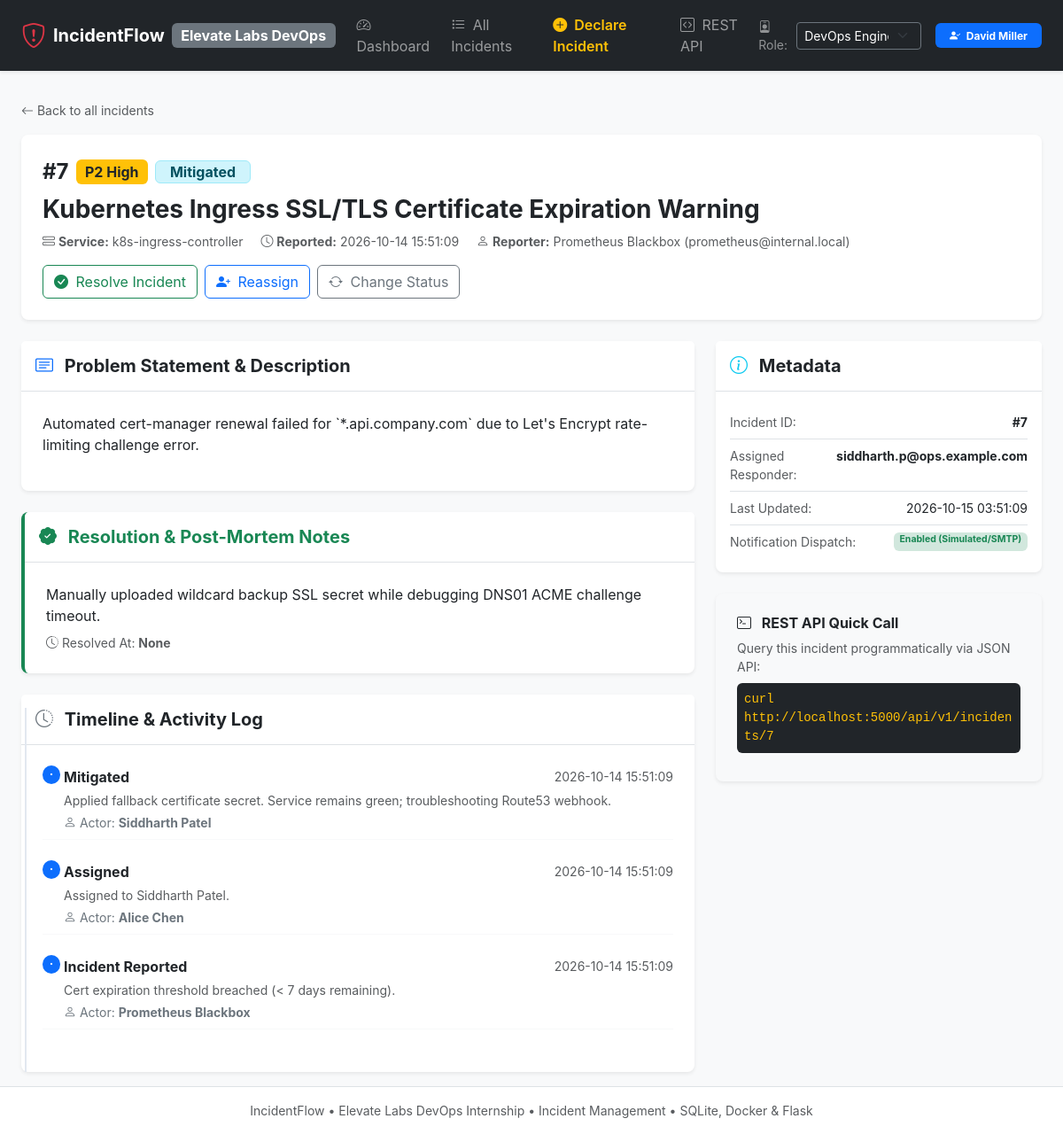
/incidents/7, run on the app's committed database.
### tables this page shows
CREATE TABLE users (
        id INTEGER PRIMARY KEY AUTOINCREMENT,
        name TEXT NOT NULL,
        email TEXT NOT NULL UNIQUE,
        role TEXT NOT NULL CHECK(role IN ('Admin', 'DevOps Engineer', 'SRE', 'Viewer')),
        created_at TEXT NOT NULL
    );

CREATE TABLE incidents (
        id INTEGER PRIMARY KEY AUTOINCREMENT,
        title TEXT NOT NULL,
        description TEXT NOT NULL,
        service TEXT NOT NULL,
        severity TEXT NOT NULL CHECK(severity IN ('P1 - Critical', 'P2 - High', 'P3 - Medium', 'P4 - Low')),
        status TEXT NOT NULL CHECK(status IN ('Open', 'Investigating', 'Mitigated', 'Resolved')),
        reporter_name TEXT NOT NULL,
        reporter_email TEXT NOT NULL,
        assigned_to TEXT,
        resolution_notes TEXT,
        created_at TEXT NOT NULL,
        updated_at TEXT NOT NULL,
        resolved_at TEXT
    );

CREATE TABLE incident_logs (
        id INTEGER PRIMARY KEY AUTOINCREMENT,
        incident_id INTEGER NOT NULL,
        action TEXT NOT NULL,
        actor TEXT NOT NULL,
        notes TEXT,
        timestamp TEXT NOT NULL,
        FOREIGN KEY(incident_id) REFERENCES incidents(id) ON DELETE CASCADE
    );

### app.py (the view)
@app.route("/incidents/<int:incident_id>")
def incident_detail_view(incident_id):
    conn = models.get_db_connection()
    incident = conn.execute("SELECT * FROM incidents WHERE id = ?", (incident_id,)).fetchone()
    if not incident:
        conn.close()
        flash(f"Incident #{incident_id} not found.", "danger")
        return redirect(url_for("incidents_view"))
    logs = conn.execute("SELECT * FROM incident_logs WHERE incident_id = ? ORDER BY id DESC", (incident_id,)).fetchall()
    users = conn.execute("SELECT * FROM users ORDER BY name ASC").fetchall()
    conn.close()
    return render_template("incident_detail.html", incident=incident, logs=logs, users=users)

### app.py (called while the page is built)
def get_current_user_role():
    return request.cookies.get("incident_user_role", "DevOps Engineer")

def get_current_user_name():
    return request.cookies.get("incident_user_name", "David Miller")

@app.context_processor
def inject_global_context():
    return {
        "current_role": get_current_user_role(),
        "current_user_name": get_current_user_name(),
        "app_version": "v1.0.0-elevatelabs"
    }

### models.py (called while the page is built)
def get_db_connection():
    conn = sqlite3.connect(DATABASE_NAME)
    conn.row_factory = sqlite3.Row
    conn.execute("PRAGMA foreign_keys = ON")
    return conn

### templates/incident_detail.html (shortened to what this page needs)
{% extends "base.html" %}
{% block content %}
<div class="mb-3">
    <a href="{{ url_for('incidents_view') }}" class="text-decoration-none text-muted small">
        <i class="bi bi-arrow-left"></i> Back to all incidents
    </a>
</div>
<div class="card border-0 shadow-sm rounded-3 mb-4">
    <div class="card-body p-4">
        <div class="d-flex flex-wrap justify-content-between align-items-start gap-3">
            <div>
                <div class="d-flex align-items-center gap-2 mb-2">
                    <span class="fs-4 fw-bold text-dark">#{{ incident.id }}</span>
                    {% if 'P1' in incident.severity %}
                        <span class="badge bg-danger fs-6">P1 Critical</span>
                    {% elif 'P2' in incident.severity %}
                        <span class="badge bg-warning text-dark fs-6">P2 High</span>
                    {% elif 'P3' in incident.severity %}
                        <span class="badge bg-info text-dark fs-6">P3 Medium</span>
                    {% else %}
                        <span class="badge bg-secondary fs-6">P4 Low</span>
                    {% endif %}
                    {% if incident.status == 'Open' %}
                        <span class="badge bg-danger-subtle text-danger border border-danger-subtle fs-6 px-3 py-1">Open</span>
                    {% elif incident.status == 'Investigating' %}
                        <span class="badge bg-warning-subtle text-warning-emphasis border border-warning-subtle fs-6 px-3 py-1">Investigating</span>
                    {% elif incident.status == 'Mitigated' %}
                        <span class="badge bg-info-subtle text-info-emphasis border border-info-subtle fs-6 px-3 py-1">Mitigated</span>
                    {% else %}
                        <span class="badge bg-success-subtle text-success border border-success-subtle fs-6 px-3 py-1">Resolved</span>
                    {% endif %}
                </div>
                <h3 class="fw-bold mb-2">{{ incident.title }}</h3>
                <div class="text-muted small">
                    <span class="me-3"><i class="bi bi-hdd-stack"></i> <strong>Service:</strong> {{ incident.service }}</span>
                    <span class="me-3"><i class="bi bi-clock"></i> <strong>Reported:</strong> {{ incident.created_at }}</span>
                    <span><i class="bi bi-person"></i> <strong>Reporter:</strong> {{ incident.reporter_name }} ({{ incident.reporter_email }})</span>
                </div>
            </div>
            <div class="d-flex gap-2">
                {% if incident.status != 'Resolved' %}
                    <button class="btn btn-outline-success" data-bs-toggle="modal" data-bs-target="#resolveModal">
                        <i class="bi bi-check-circle-fill me-1"></i> Resolve Incident
                    </button>
                {% endif %}
                <button class="btn btn-outline-primary" data-bs-toggle="modal" data-bs-target="#assignModal">
                    <i class="bi bi-person-plus-fill me-1"></i> Reassign
                </button>
                <button class="btn btn-outline-secondary" data-bs-toggle="modal" data-bs-target="#statusModal">
                    <i class="bi bi-arrow-repeat me-1"></i> Change Status
                </button>
            </div>
        </div>
    </div>
</div>
<div class="row g-4">
    <div class="col-lg-8">
        <div class="card border-0 shadow-sm rounded-3 mb-4">
            <div class="card-header bg-white py-3 border-bottom">
                <h5 class="mb-0 fw-bold"><i class="bi bi-card-text text-primary me-2"></i> Problem Statement & Description</h5>
            </div>
            <div class="card-body p-4">
                <p class="fs-6 text-dark" style="white-space: pre-line;">{{ incident.description }}</p>
            </div>
        </div>
        {% if incident.resolution_notes %}
        <div class="card border-0 shadow-sm rounded-3 border-start border-success border-4 mb-4 bg-white">
            <div class="card-header bg-white py-3 border-bottom">
                <h5 class="mb-0 fw-bold text-success"><i class="bi bi-patch-check-fill me-2"></i> Resolution & Post-Mortem Notes</h5>
            </div>
            <div class="card-body p-4">
                <p class="mb-2 text-dark" style="white-space: pre-line;">{{ incident.resolution_notes }}</p>
                <div class="small text-muted">
                    <i class="bi bi-clock-history"></i> Resolved At: <strong>{{ incident.resolved_at }}</strong>
                </div>
            </div>
        </div>
        {% endif %}
        <div class="card border-0 shadow-sm rounded-3">
            <div class="card-header bg-white py-3 border-bottom">
                <h5 class="mb-0 fw-bold"><i class="bi bi-clock-history text-secondary me-2"></i> Timeline & Activity Log</h5>
            </div>
            <div class="card-body p-4">
                <ul class="list-unstyled timeline-list mb-0">
                    {% for l in logs %}
                    <li class="mb-4 pb-2 border-bottom border-light position-relative ps-4">
                        <div class="position-absolute top-0 start-0 translate-middle-y mt-2">
                            <span class="badge rounded-circle bg-primary p-1"><i class="bi bi-dot"></i></span>
                        </div>
                        <div class="d-flex justify-content-between align-items-center mb-1">
                            <span class="fw-bold text-dark">{{ l.action }}</span>
                            <span class="small text-muted">{{ l.timestamp }}</span>
                        </div>
                        <div class="small text-muted mb-1">{{ l.notes }}</div>
                        <div class="small text-secondary"><i class="bi bi-person"></i> Actor: <strong>{{ l.actor }}</strong></div>
                    </li>
                    {% endfor %}
                </ul>
            </div>
        </div>
    </div>
    <div class="col-lg-4">
        <div class="card border-0 shadow-sm rounded-3 mb-4">
            <div class="card-header bg-white py-3 border-bottom">
                <h5 class="mb-0 fw-bold"><i class="bi bi-info-circle text-info me-2"></i> Metadata</h5>
            </div>
            <div class="card-body p-3">
                <ul class="list-group list-group-flush small">
                    <li class="list-group-item d-flex justify-content-between px-0">
                        <span class="text-muted">Incident ID:</span>
                        <span class="fw-bold">#{{ incident.id }}</span>
                    </li>
                    <li class="list-group-item d-flex justify-content-between px-0">
                        <span class="text-muted">Assigned Responder:</span>
                        <span class="fw-bold">{{ incident.assigned_to or 'Unassigned' }}</span>
                    </li>
                    <li class="list-group-item d-flex justify-content-between px-0">
                        <span class="text-muted">Last Updated:</span>
                        <span>{{ incident.updated_at }}</span>
                    </li>
                    <li class="list-group-item d-flex justify-content-between px-0">
                        <span class="text-muted">Notification Dispatch:</span>
                        <span class="badge bg-success-subtle text-success">Enabled (Simulated/SMTP)</span>
                    </li>
                </ul>
            </div>
        </div>
        <div class="card border-0 shadow-sm rounded-3 bg-light">
            <div class="card-body p-4">
                <h6 class="fw-bold"><i class="bi bi-terminal me-2"></i> REST API Quick Call</h6>
                <p class="small text-muted mb-2">Query this incident programmatically via JSON API:</p>
                <code class="d-block p-2 bg-dark text-warning rounded small mb-2">
                    curl http://localhost:5000/api/v1/incidents/{{ incident.id }}
                </code>
            </div>
        </div>
    </div>
</div>
{% endblock %}

### templates/base.html (shortened to what this page needs)
<!DOCTYPE html>
<html lang="en">
<head>
    <link href="https://cdn.jsdelivr.net/npm/bootstrap@5.3.3/dist/css/bootstrap.min.css" rel="stylesheet">
    <link rel="stylesheet" href="https://cdn.jsdelivr.net/npm/bootstrap-icons@1.11.3/font/bootstrap-icons.min.css">
    <link rel="stylesheet" href="{{ url_for('static', filename='css/custom.css') }}">
</head>
<body class="bg-light">
    <nav class="navbar navbar-expand-lg navbar-dark bg-dark shadow-sm">
        <div class="container-fluid px-4">
            <a class="navbar-brand fw-bold d-flex align-items-center" href="{{ url_for('dashboard_view') }}">
                <i class="bi bi-shield-exclamation text-danger fs-3 me-2"></i>
                <span>IncidentFlow</span>
                <span class="badge bg-secondary ms-2 fs-6">Elevate Labs DevOps</span>
            </a>
            <div class="collapse navbar-collapse" id="navbarMain">
                <ul class="navbar-nav me-auto mb-2 mb-lg-0">
                    <li class="nav-item">
                        <a class="nav-link {% if request.endpoint == 'dashboard_view' %}active fw-semibold{% endif %}" href="{{ url_for('dashboard_view') }}">
                            <i class="bi bi-speedometer2 me-1"></i> Dashboard
                        </a>
                    </li>
                    <li class="nav-item">
                        <a class="nav-link {% if request.endpoint == 'incidents_view' %}active fw-semibold{% endif %}" href="{{ url_for('incidents_view') }}">
                            <i class="bi bi-list-task me-1"></i> All Incidents
                        </a>
                    </li>
                    <li class="nav-item">
                        <a class="nav-link text-warning fw-semibold" href="{{ url_for('new_incident_view') }}">
                            <i class="bi bi-plus-circle-fill me-1"></i> Declare Incident
                        </a>
                    </li>
                    <li class="nav-item">
                        <a class="nav-link" href="/api/v1/incidents" target="_blank">
                            <i class="bi bi-code-square me-1"></i> REST API
                        </a>
                    </li>
                </ul>
                <div class="d-flex align-items-center">
                    <form action="{{ url_for('switch_role') }}" method="POST" class="d-flex align-items-center me-3">
                        <span class="text-white-50 small me-2"><i class="bi bi-person-badge"></i> Role:</span>
                        <select name="role" class="form-select form-select-sm bg-dark text-white border-secondary" onchange="this.form.submit()">
                            <option value="DevOps Engineer" {% if current_role == 'DevOps Engineer' %}selected{% endif %}>DevOps Engineer</option>
                        </select>
                    </form>
                    <span class="badge bg-primary px-3 py-2 text-white">
                        <i class="bi bi-person-check-fill me-1"></i> {{ current_user_name }}
                    </span>
                </div>
            </div>
        </div>
    </nav>
    <main class="container-fluid px-4 py-3">
        {% block content %}{% endblock %}
    </main>
    <footer class="footer mt-auto py-3 bg-white border-top text-center text-muted small">
        <div class="container">
            <span>IncidentFlow &bull; Elevate Labs DevOps Internship &bull; Incident Management &bull; SQLite, Docker & Flask</span>
        </div>
    </footer>
</body>
</html>

### static/css/custom.css (style rules this page uses)
body { font-family: -apple-system, BlinkMacSystemFont, "Segoe UI", Roboto, "Helvetica Neue", Arial, sans-serif; color: #2b2f38; }
.card { transition: transform 0.15s ease-in-out, box-shadow 0.15s ease-in-out; }
.timeline-list::before { content: ''; position: absolute; top: 15px; bottom: 0; left: 4px; width: 2px; background: #e2e8f0; }

### data on the page
users: name "David Miller"
incidents: id "7", title "Kubernetes Ingress SSL/TLS Certificate Expiration Warning", service "k8s-ingress-controller", created_at "2026-10-14 15:51:09", reporter_name "Prometheus Blackbox", reporter_email "prometheus@internal.local", description "Automated cert-manager renewal failed for `*.api.company.com` due to Let's Encrypt rate-limiting challenge error.", resolution_notes "Manually uploaded wildcard backup SSL secret while debugging DNS01 ACME challenge timeout.", assigned_to "siddharth.p@ops.example.com", updated_at "2026-10-15 03:51:09"
incident_logs: action "Mitigated", timestamp "2026-10-14 15:51:09", notes "Applied fallback certificate secret. Service remains green; troubleshooting Route53 webhook.", actor "Siddharth Patel"
incident_logs: action "Assigned", timestamp "2026-10-14 15:51:09", notes "Assigned to Siddharth Patel.", actor "Alice Chen"
incident_logs: action "Incident Reported", timestamp "2026-10-14 15:51:09", notes "Cert expiration threshold breached (< 7 days remaining).", actor "Prometheus Blackbox"

### other printed values
{{ incident.resolved_at }} "None"
